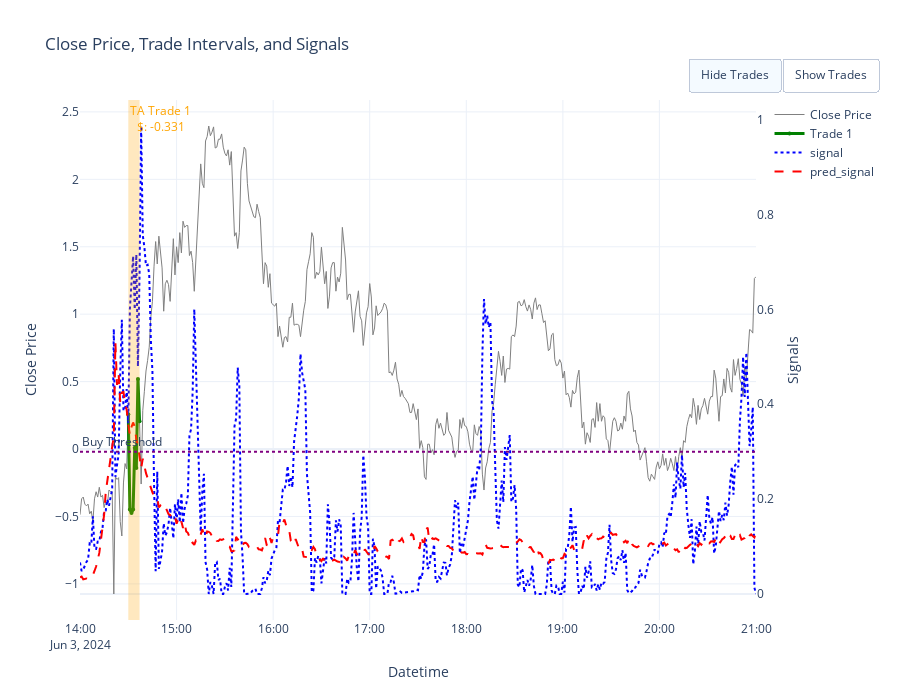
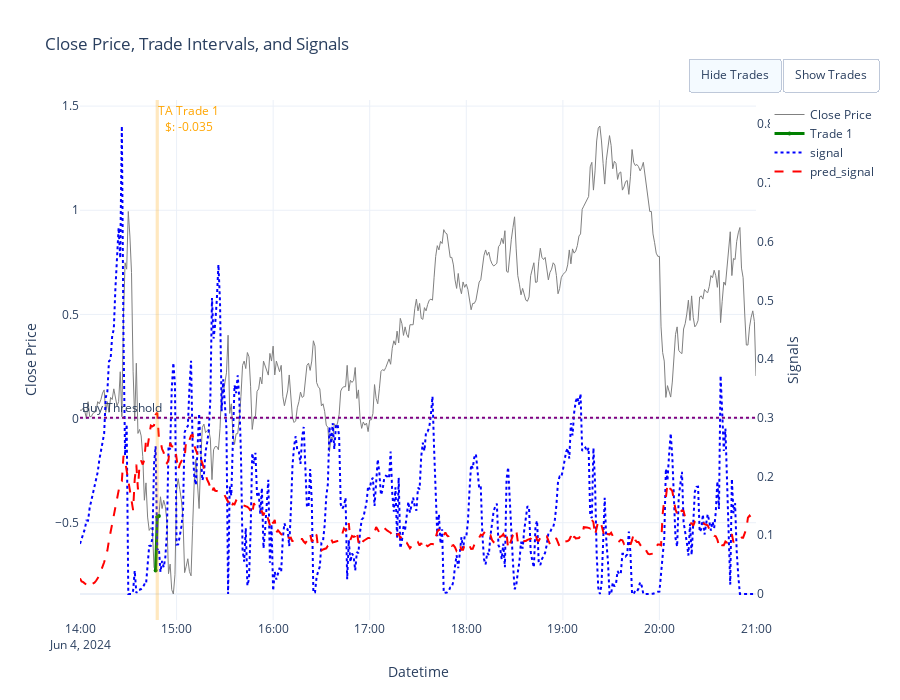
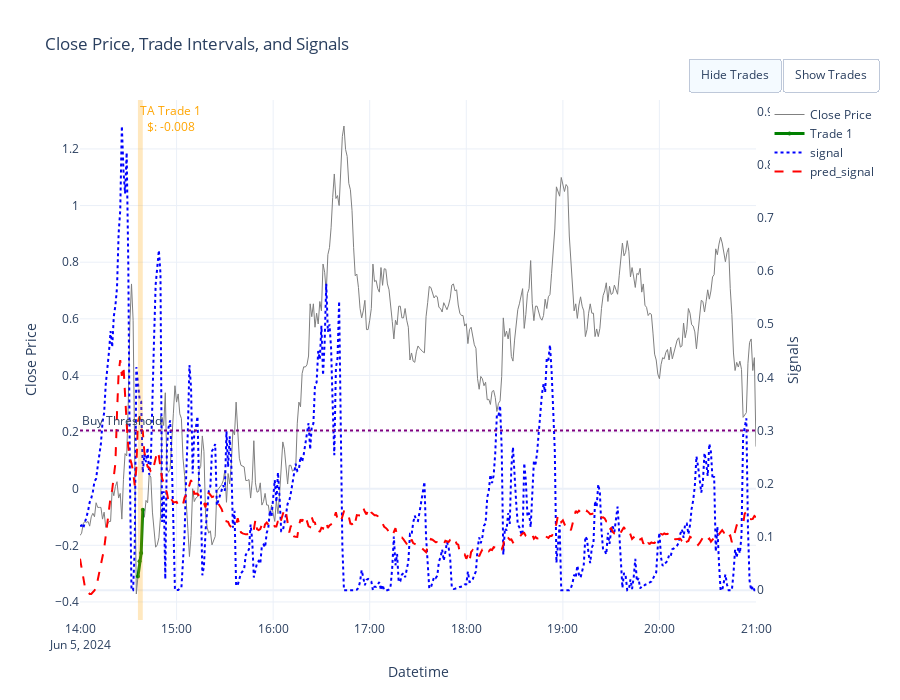
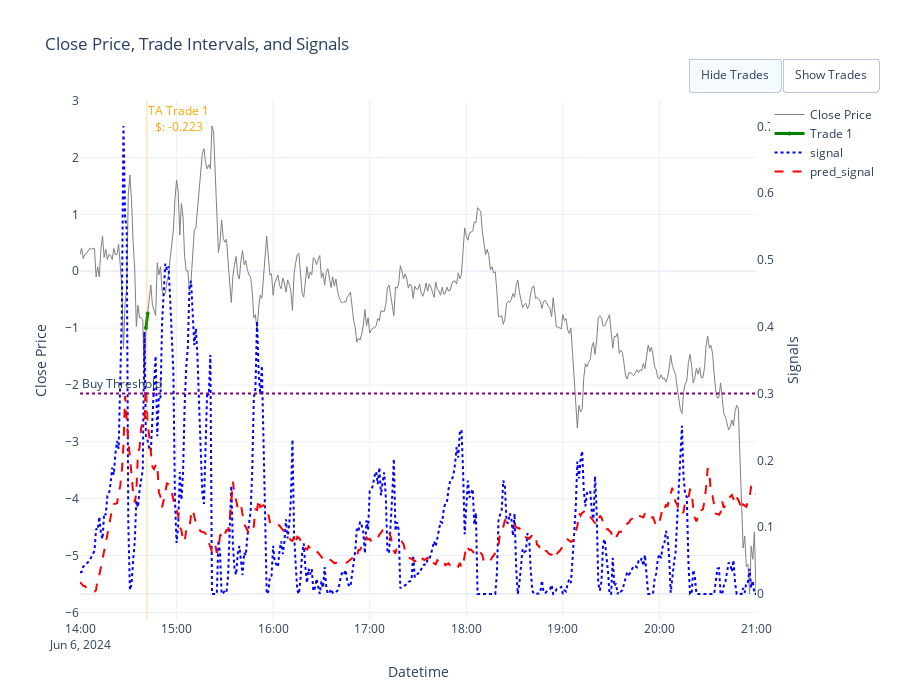

These figures' notebook cell, in order:
### Code cell
importlib.reload(params)
# month to inspect (YYYY-MM)
date_to_test = params.date_to_check

year, month = map(int, date_to_test.split("-"))

# 1) Build lists of days in that month + accumulate ALL days
days_in_month = []
performance_month = []
performance_all   = []

for day, (df_sim, trades_list, perf_stats) in sim_results.items():
    # always collect for the global summary
    performance_all.append(perf_stats)

    # pick out this month for plotting
    if day.year == year and day.month == month:
        days_in_month.append(day)
        performance_month.append(perf_stats)

# 2) Plot & print per-day stats for the month
if not days_in_month:
    print(f"No simulation data for {date_to_test}")
else:
    print(f"\nPlotting days in {date_to_test}:")
    for day in days_in_month:
        df_sim, trades_list, perf_stats = sim_results[day]
        plots.plot_trades(
            df                = df_sim,
            col_signal1       = "signal",
            col_signal2       = "pred_signal",
            col_action        = "pred_action",
            trades            = trades_list,
            buy_threshold     = params.pred_threshold_tick,
            performance_stats = perf_stats
        )
        
        print(f"\n=== Performance for {day} ===")
        for k, v in perf_stats.items():
            print(f"{k}: {v}")

# 3) Monthly summary
df_month = df_test[df_test.index.to_period("M") == date_to_test]
plots.aggregate_performance(performance_month, df_month)

# 4) Overall summary across ALL days, with date range
plots.aggregate_performance(performance_all, df_test)

### Figure 1 — Plotly figure (JSON) as saved in the notebook; plotly's stock layout.template omitted (floating-point values rounded to 4 significant figures; data arrays with more than 128 entries replaced by an {"elided": "..."} marker saying what was removed)
{"data": [{"hoverinfo": "x+y", "hovertemplate": "Date: %{x}<br>Close: %{y:.2f}<extra></extra>", "line": {"color": "grey", "width": 1}, "mode": "lines", "name": "Close Price", "type": "scatter", "x": {"elided": "421 str values"}, "y": {"elided": "421 float values"}}, {"hoveron": "points", "hovertemplate": "Trade 1: Return: -0.17%<extra></extra>", "line": {"color": "green", "width": 3}, "marker": {"color": "green", "size": 4}, "mode": "lines+markers", "name": "Trade 1", "type": "scatter", "visible": true, "x": ["2024-06-03T14:30:00.000000000", "2024-06-03T14:31:00.000000000", "2024-06-03T14:32:00.000000000", "2024-06-03T14:33:00.000000000", "2024-06-03T14:34:00.000000000", "2024-06-03T14:35:00.000000000", "2024-06-03T14:36:00.000000000", "2024-06-03T14:37:00.000000000"], "y": [0.2582, -0.4477, -0.4739, -0.4477, 0.009804, -0.1405, 0.5196, 0.2059]}, {"hovertemplate": "Date: %{x}<br>Signal: %{y:.2f}<extra></extra>", "line": {"color": "blue", "dash": "dot", "width": 2}, "mode": "lines", "name": "signal", "type": "scatter", "visible": true, "x": {"elided": "421 str values"}, "y": {"elided": "421 float values"}, "yaxis": "y2"}, {"hovertemplate": "Date: %{x}<br>Pred Signal: %{y:.2f}<extra></extra>", "line": {"color": "red", "dash": "dash", "width": 2}, "mode": "lines", "name": "pred_signal", "type": "scatter", "visible": true, "x": {"elided": "421 str values"}, "y": {"elided": "421 float values"}, "yaxis": "y2"}], "layout": {"annotations": [{"font": {"color": "orange"}, "showarrow": false, "text": "TA Trade 1<br>$: -0.331<br>", "x": "2024-06-03T14:30:00", "xanchor": "left", "xref": "x", "y": 1, "yanchor": "top", "yref": "y domain"}, {"showarrow": false, "text": "Buy Threshold", "x": 0, "xanchor": "left", "xref": "x domain", "y": 0.3, "yanchor": "bottom", "yref": "y2"}], "height": 700, "hovermode": "x unified", "shapes": [{"fillcolor": "orange", "line": {"width": 0}, "opacity": 0.25, "type": "rect", "x0": "2024-06-03T14:30:00", "x1": "2024-06-03T14:37:00", "xref": "x", "y0": 0, "y1": 1, "yref": "y domain"}, {"line": {"color": "purple", "dash": "dot"}, "type": "line", "x0": 0, "x1": 1, "xref": "x domain", "y0": 0.3, "y1": 0.3, "yref": "y2"}], "title": {"text": "Close Price, Trade Intervals, and Signals"}, "updatemenus": [{"buttons": [{"args": [{"visible": [true, "legendonly", true, true]}], "label": "Hide Trades", "method": "update"}, {"args": [{"visible": [true, true, true, true]}], "label": "Show Trades", "method": "update"}], "direction": "left", "pad": {"r": 10, "t": 10}, "showactive": true, "type": "buttons", "x": 0.9, "xanchor": "left", "y": 1.1, "yanchor": "top"}], "xaxis": {"title": {"text": "Datetime"}}, "yaxis": {"title": {"text": "Close Price"}}, "yaxis2": {"overlaying": "y", "showgrid": false, "side": "right", "title": {"text": "Signals"}}}}

### Figure 2 — Plotly figure (JSON) as saved in the notebook; plotly's stock layout.template omitted (floating-point values rounded to 4 significant figures; data arrays with more than 128 entries replaced by an {"elided": "..."} marker saying what was removed)
{"data": [{"hoverinfo": "x+y", "hovertemplate": "Date: %{x}<br>Close: %{y:.2f}<extra></extra>", "line": {"color": "grey", "width": 1}, "mode": "lines", "name": "Close Price", "type": "scatter", "x": {"elided": "421 str values"}, "y": {"elided": "421 float values"}}, {"hoveron": "points", "hovertemplate": "Trade 1: Return: -0.02%<extra></extra>", "line": {"color": "green", "width": 3}, "marker": {"color": "green", "size": 4}, "mode": "lines+markers", "name": "Trade 1", "type": "scatter", "visible": true, "x": ["2024-06-04T14:47:00.000000000", "2024-06-04T14:48:00.000000000", "2024-06-04T14:49:00.000000000"], "y": [-0.7293, -0.4728, -0.4675]}, {"hovertemplate": "Date: %{x}<br>Signal: %{y:.2f}<extra></extra>", "line": {"color": "blue", "dash": "dot", "width": 2}, "mode": "lines", "name": "signal", "type": "scatter", "visible": true, "x": {"elided": "421 str values"}, "y": {"elided": "421 float values"}, "yaxis": "y2"}, {"hovertemplate": "Date: %{x}<br>Pred Signal: %{y:.2f}<extra></extra>", "line": {"color": "red", "dash": "dash", "width": 2}, "mode": "lines", "name": "pred_signal", "type": "scatter", "visible": true, "x": {"elided": "421 str values"}, "y": {"elided": "421 float values"}, "yaxis": "y2"}], "layout": {"annotations": [{"font": {"color": "orange"}, "showarrow": false, "text": "TA Trade 1<br>$: -0.035<br>", "x": "2024-06-04T14:47:00", "xanchor": "left", "xref": "x", "y": 1, "yanchor": "top", "yref": "y domain"}, {"showarrow": false, "text": "Buy Threshold", "x": 0, "xanchor": "left", "xref": "x domain", "y": 0.3, "yanchor": "bottom", "yref": "y2"}], "height": 700, "hovermode": "x unified", "shapes": [{"fillcolor": "orange", "line": {"width": 0}, "opacity": 0.25, "type": "rect", "x0": "2024-06-04T14:47:00", "x1": "2024-06-04T14:49:00", "xref": "x", "y0": 0, "y1": 1, "yref": "y domain"}, {"line": {"color": "purple", "dash": "dot"}, "type": "line", "x0": 0, "x1": 1, "xref": "x domain", "y0": 0.3, "y1": 0.3, "yref": "y2"}], "title": {"text": "Close Price, Trade Intervals, and Signals"}, "updatemenus": [{"buttons": [{"args": [{"visible": [true, "legendonly", true, true]}], "label": "Hide Trades", "method": "update"}, {"args": [{"visible": [true, true, true, true]}], "label": "Show Trades", "method": "update"}], "direction": "left", "pad": {"r": 10, "t": 10}, "showactive": true, "type": "buttons", "x": 0.9, "xanchor": "left", "y": 1.1, "yanchor": "top"}], "xaxis": {"title": {"text": "Datetime"}}, "yaxis": {"title": {"text": "Close Price"}}, "yaxis2": {"overlaying": "y", "showgrid": false, "side": "right", "title": {"text": "Signals"}}}}

### Figure 3 — Plotly figure (JSON) as saved in the notebook; plotly's stock layout.template omitted (floating-point values rounded to 4 significant figures; data arrays with more than 128 entries replaced by an {"elided": "..."} marker saying what was removed)
{"data": [{"hoverinfo": "x+y", "hovertemplate": "Date: %{x}<br>Close: %{y:.2f}<extra></extra>", "line": {"color": "grey", "width": 1}, "mode": "lines", "name": "Close Price", "type": "scatter", "x": {"elided": "421 str values"}, "y": {"elided": "421 float values"}}, {"hoveron": "points", "hovertemplate": "Trade 1: Return: -0.00%<extra></extra>", "line": {"color": "green", "width": 3}, "marker": {"color": "green", "size": 4}, "mode": "lines+markers", "name": "Trade 1", "type": "scatter", "visible": true, "x": ["2024-06-05T14:36:00.000000000", "2024-06-05T14:37:00.000000000", "2024-06-05T14:38:00.000000000", "2024-06-05T14:39:00.000000000"], "y": [-0.3099, -0.2562, -0.2273, -0.07438]}, {"hovertemplate": "Date: %{x}<br>Signal: %{y:.2f}<extra></extra>", "line": {"color": "blue", "dash": "dot", "width": 2}, "mode": "lines", "name": "signal", "type": "scatter", "visible": true, "x": {"elided": "421 str values"}, "y": {"elided": "421 float values"}, "yaxis": "y2"}, {"hovertemplate": "Date: %{x}<br>Pred Signal: %{y:.2f}<extra></extra>", "line": {"color": "red", "dash": "dash", "width": 2}, "mode": "lines", "name": "pred_signal", "type": "scatter", "visible": true, "x": {"elided": "421 str values"}, "y": {"elided": "421 float values"}, "yaxis": "y2"}], "layout": {"annotations": [{"font": {"color": "orange"}, "showarrow": false, "text": "TA Trade 1<br>$: -0.008<br>", "x": "2024-06-05T14:36:00", "xanchor": "left", "xref": "x", "y": 1, "yanchor": "top", "yref": "y domain"}, {"showarrow": false, "text": "Buy Threshold", "x": 0, "xanchor": "left", "xref": "x domain", "y": 0.3, "yanchor": "bottom", "yref": "y2"}], "height": 700, "hovermode": "x unified", "shapes": [{"fillcolor": "orange", "line": {"width": 0}, "opacity": 0.25, "type": "rect", "x0": "2024-06-05T14:36:00", "x1": "2024-06-05T14:39:00", "xref": "x", "y0": 0, "y1": 1, "yref": "y domain"}, {"line": {"color": "purple", "dash": "dot"}, "type": "line", "x0": 0, "x1": 1, "xref": "x domain", "y0": 0.3, "y1": 0.3, "yref": "y2"}], "title": {"text": "Close Price, Trade Intervals, and Signals"}, "updatemenus": [{"buttons": [{"args": [{"visible": [true, "legendonly", true, true]}], "label": "Hide Trades", "method": "update"}, {"args": [{"visible": [true, true, true, true]}], "label": "Show Trades", "method": "update"}], "direction": "left", "pad": {"r": 10, "t": 10}, "showactive": true, "type": "buttons", "x": 0.9, "xanchor": "left", "y": 1.1, "yanchor": "top"}], "xaxis": {"title": {"text": "Datetime"}}, "yaxis": {"title": {"text": "Close Price"}}, "yaxis2": {"overlaying": "y", "showgrid": false, "side": "right", "title": {"text": "Signals"}}}}

### Figure 4 — Plotly figure (JSON) as saved in the notebook; plotly's stock layout.template omitted (floating-point values rounded to 4 significant figures; data arrays with more than 128 entries replaced by an {"elided": "..."} marker saying what was removed)
{"data": [{"hoverinfo": "x+y", "hovertemplate": "Date: %{x}<br>Close: %{y:.2f}<extra></extra>", "line": {"color": "grey", "width": 1}, "mode": "lines", "name": "Close Price", "type": "scatter", "x": {"elided": "421 str values"}, "y": {"elided": "421 float values"}}, {"hoveron": "points", "hovertemplate": "Trade 1: Return: -0.11%<extra></extra>", "line": {"color": "green", "width": 3}, "marker": {"color": "green", "size": 4}, "mode": "lines+markers", "name": "Trade 1", "type": "scatter", "visible": true, "x": ["2024-06-06T14:41:00.000000000", "2024-06-06T14:42:00.000000000"], "y": [-0.9953, -0.7443]}, {"hovertemplate": "Date: %{x}<br>Signal: %{y:.2f}<extra></extra>", "line": {"color": "blue", "dash": "dot", "width": 2}, "mode": "lines", "name": "signal", "type": "scatter", "visible": true, "x": {"elided": "421 str values"}, "y": {"elided": "421 float values"}, "yaxis": "y2"}, {"hovertemplate": "Date: %{x}<br>Pred Signal: %{y:.2f}<extra></extra>", "line": {"color": "red", "dash": "dash", "width": 2}, "mode": "lines", "name": "pred_signal", "type": "scatter", "visible": true, "x": {"elided": "421 str values"}, "y": {"elided": "421 float values"}, "yaxis": "y2"}], "layout": {"annotations": [{"font": {"color": "orange"}, "showarrow": false, "text": "TA Trade 1<br>$: -0.223<br>", "x": "2024-06-06T14:41:00", "xanchor": "left", "xref": "x", "y": 1, "yanchor": "top", "yref": "y domain"}, {"showarrow": false, "text": "Buy Threshold", "x": 0, "xanchor": "left", "xref": "x domain", "y": 0.3, "yanchor": "bottom", "yref": "y2"}], "height": 700, "hovermode": "x unified", "shapes": [{"fillcolor": "orange", "line": {"width": 0}, "opacity": 0.25, "type": "rect", "x0": "2024-06-06T14:41:00", "x1": "2024-06-06T14:42:00", "xref": "x", "y0": 0, "y1": 1, "yref": "y domain"}, {"line": {"color": "purple", "dash": "dot"}, "type": "line", "x0": 0, "x1": 1, "xref": "x domain", "y0": 0.3, "y1": 0.3, "yref": "y2"}], "title": {"text": "Close Price, Trade Intervals, and Signals"}, "updatemenus": [{"buttons": [{"args": [{"visible": [true, "legendonly", true, true]}], "label": "Hide Trades", "method": "update"}, {"args": [{"visible": [true, true, true, true]}], "label": "Show Trades", "method": "update"}], "direction": "left", "pad": {"r": 10, "t": 10}, "showactive": true, "type": "buttons", "x": 0.9, "xanchor": "left", "y": 1.1, "yanchor": "top"}], "xaxis": {"title": {"text": "Datetime"}}, "yaxis": {"title": {"text": "Close Price"}}, "yaxis2": {"overlaying": "y", "showgrid": false, "side": "right", "title": {"text": "Signals"}}}}
